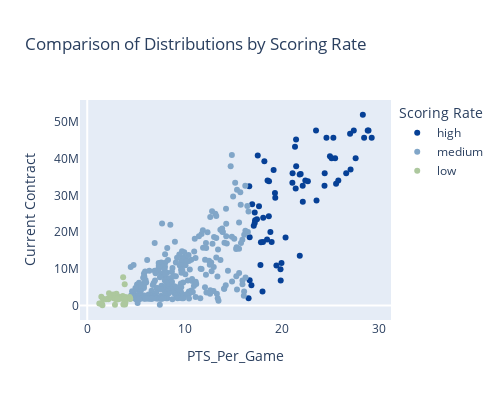

The cell this chart's notebook holds for it:
### Markdown cell above
The cell above shows a moderately strong positive correlation between turnovers and contract values. This is a case of correlation does not equal causation, because turnovers actually have a negative impact on the game. When a player turns the ball over his teams loses an oppourtunity to score points. In the context on this dataset, players with higher contract values also have higher turnover rates because they usually have the ball more.

### Code cell
#create a new column called 'Score_Rate' that categorizes 'PTS_per_game'
conditions = [
    regression_df['PTS_Per_Game'].round(2) >= 16.58,
    (regression_df['PTS_Per_Game'].round(2) < 16.58) & 
    (regression_df['PTS_Per_Game'].round(2) >= 4.46),
    regression_df['PTS_Per_Game'].round(2) < 4.46
]
values = ['high', 'medium', 'low']

# Create the 'AST_Rate' column based on the conditions
regression_df['Score_Rate'] = np.select(conditions, values, default=np.nan)

# Create boxplot
fig = px.scatter(regression_df, x='PTS_Per_Game', y='Current_Contract',
             title='Comparison of Distributions by Scoring Rate',
             color ='Score_Rate',
             color_discrete_map={'high': '#064096', 'medium': '#81a6c8', 
                                 'low': '#adc89e'},
             labels={'Score_Rate': 'Scoring Rate', 
                     'Current_Contract': 'Current Contract'})

# Update layout
fig.update_layout(width=500, 
                  height=400,
                  xaxis=dict(showgrid=False), 
                  yaxis=dict(showgrid=False))

# Show the plot
fig.show()

#print the correlation metric
print(regression_df[['PTS_Per_Game','Current_Contract']].corr())

### Figure 1 — Plotly figure (JSON) as saved in the notebook; plotly's stock layout.template omitted (floating-point values rounded to 4 significant figures; data arrays with more than 128 entries replaced by an {"elided": "..."} marker saying what was removed)
{"data": [{"hovertemplate": "Scoring Rate=high<br>PTS_Per_Game=%{x}<br>Current Contract=%{y}<extra></extra>", "legendgroup": "high", "marker": {"color": "#064096", "symbol": "circle"}, "mode": "markers", "name": "high", "orientation": "v", "showlegend": true, "type": "scatter", "x": [28.32, 28.9, 23.51, 28.82, 27.39, 27.01, 29.23, 28.45, 25.29, 24.58, 21.46, 21.35, 17.52, 24.94, 25.47, 27.58, 25.11, 18.2, 21.47, 27.06, 19.15, 26.61, 24.4, 21.1, 21.93, 21.83, 25.8, 22.41, 18.53, 22.67, 18.68, 21.08, 25.57, 22.14, 24.38, 16.65, 21.42, 19.29, 19.32, 23.56, 22.15, 16.95, 17.65, 17.21, 18.66, 18.08, 17.44, 17.25, 17.21, 17.11, 18.82, 16.69, 20.38, 18.48, 18.95, 18.06, 17.85, 21.84, 19.96, 17.8, 19.44, 19.86, 16.69, 19.88, 16.87, 18.01, 16.58], "xaxis": "x", "y": [51915615, 47649433, 47607350, 47607350, 47607350, 46741590, 45640084, 45640084, 45640084, 45640084, 45183960, 43219440, 40806300, 40600080, 40064220, 40064220, 40064220, 39270150, 37893408, 37037037, 36861707, 36016200, 36016200, 36016200, 35802469, 35640000, 34005250, 34005250, 34005250, 33833400, 33833400, 33386850, 33162030, 32600060, 32600060, 32459438, 31830357, 30600000, 29320988, 28600000, 28226880, 27586207, 27000000, 25340000, 24330357, 23883929, 23487629, 23205221, 22500000, 21700000, 20000000, 18560000, 18518519, 18000000, 17325000, 17307693, 17259999, 13534817, 11608080, 11055360, 10900635, 9891480, 6916080, 6802950, 5508720, 3835738, 2019706], "yaxis": "y"}, {"hovertemplate": "Scoring Rate=medium<br>PTS_Per_Game=%{x}<br>Current Contract=%{y}<extra></extra>", "legendgroup": "medium", "marker": {"color": "#81a6c8", "symbol": "circle"}, "mode": "markers", "name": "medium", "orientation": "v", "showlegend": true, "type": "scatter", "x": {"elided": "304 float values"}, "xaxis": "x", "y": {"elided": "304 int values"}, "yaxis": "y"}, {"hovertemplate": "Scoring Rate=low<br>PTS_Per_Game=%{x}<br>Current Contract=%{y}<extra></extra>", "legendgroup": "low", "marker": {"color": "#adc89e", "symbol": "circle"}, "mode": "markers", "name": "low", "orientation": "v", "showlegend": true, "type": "scatter", "x": [3.69, 3.85, 2.24, 3, 2.67, 2.76, 3.65, 1.45, 3.24, 4.35, 3.94, 3.26, 3.55, 2.44, 3.29, 2.17, 2.74, 4.29, 3.65, 3.78, 3.39, 3.53, 4.03, 3.42, 2.88, 3.69, 4.4, 2.99, 1.61, 3.23, 3.74, 2.93, 4.42, 2.17, 1.92, 3.8, 3.14, 3.86, 3.07, 3.12, 3.92, 1.24, 1.5, 1.36, 3.89, 3.71, 2.85, 1.56], "xaxis": "x", "y": [7723000, 5784120, 3350760, 3199920, 3047880, 2588400, 2581522, 2421720, 2413304, 2346614, 2337720, 2303520, 2234359, 2226240, 2019706, 2019706, 2019706, 2019706, 2019706, 2000000, 1997238, 1997238, 1927896, 1927896, 1927896, 1902137, 1901769, 1836096, 1836096, 1836096, 1801769, 1801769, 1799163, 1719864, 1719864, 1719864, 1719864, 1719864, 1719864, 1719864, 831385, 600000, 576230, 555217, 300000, 268032, 250000, 92857], "yaxis": "y"}], "layout": {"height": 400, "legend": {"title": {"text": "Scoring Rate"}, "tracegroupgap": 0}, "title": {"text": "Comparison of Distributions by Scoring Rate"}, "width": 500, "xaxis": {"anchor": "y", "autorange": true, "domain": [0, 1], "range": [-0.7474, 31.22], "showgrid": false, "title": {"text": "PTS_Per_Game"}, "type": "linear"}, "yaxis": {"anchor": "x", "autorange": true, "domain": [0, 1], "range": [-3920000.0, 55930000.0], "showgrid": false, "title": {"text": "Current Contract"}, "type": "linear"}}}
